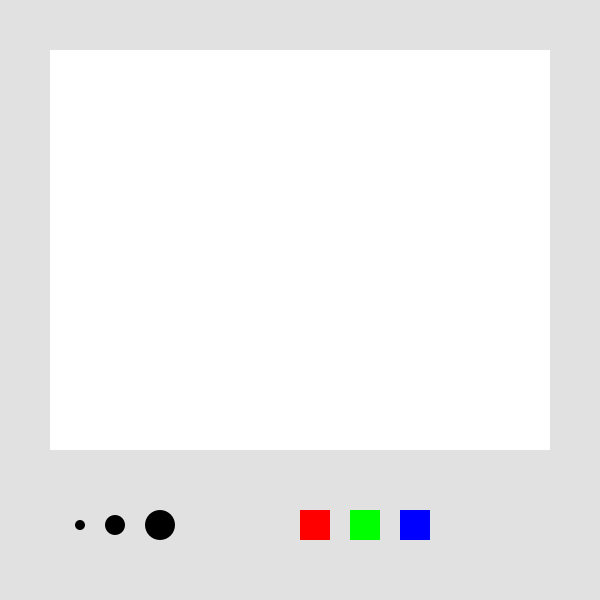
Frame 1 (no input)
Frame 60 (the mouse pressed at the canvas centre just before this capture): identical to frame 1, image omitted
Frame 120 (the mouse held since frame 60 and released just before this capture): identical to frame 1, image omitted

The Processing sketch that drew this single still picture (run headless with seeded random() and noise(); from frame 60 on, the mouse is pressed at the canvas centre):

// Processing sketch: sketch_04_eventos_e_interactividad
// ── sketch_04_eventos_e_interactividad.pde
//EVENTOS E INTERACTIVIDAD

//VARIABLES PARA NUESTRO LAPIZ
color colorLapiz;
int grosorLapiz;

void setup() {
  size(600, 600);
  background(225);

  colorLapiz = color(0);
  grosorLapiz = 1;

  //ZONA DE DIBUJO
  noStroke();
  rect(50, 50, 500, 400);

  //BOTONES GROSOR
  fill(0);
  circle(80, 525, 10);
  circle(115, 525, 20);
  circle(160, 525, 30);
  
  //BOTONES COLORES
  //fill(255, 0, 0);
  //square(300, 510, 30);
  fill(0, 255, 0);
  square(350, 510, 30);
  fill(0, 0, 255);
  square(400, 510, 30);
}

void draw() {
  // HOVER
  if (mouseX > 300 && mouseX < 330 && mouseY > 510 && mouseY < 540) { //Si el mouse se posiciona sobre el color rojo
    fill(255, 100, 100); //Se agrega transparencia
  } else {
    fill(255, 0, 0);
  }
  square(300, 510, 30);
}

void keyPressed() { //Se ejecuta cuando presiono una tecla del teclado
  if ( key == ' ') { //Si presiono la barra espaciadora
    background(255); //Limpio el lienzo
  }

  if ( key == 'r') {
    colorLapiz = color(255, 0, 0);
  }

  if ( key == 'g') {
    colorLapiz = color(0, 255, 0);
  }

  if ( key == 'b') {
    colorLapiz = color(0, 0, 255);
  }

  if (key == 'y') {
    colorLapiz = color(255, 255, 0);
  }

  if (key == 'c') {
    colorLapiz = color(0, 255, 255);
  }

  if (key == 'p') {
    colorLapiz = color(255, 0, 255);
  }

  if (key == '+') {
    grosorLapiz = grosorLapiz + 1;
  }

  if (key == '-') {
    grosorLapiz = grosorLapiz - 1;
  }
}

void keyReleased() {//Se ejecuta cuando suelto una tecla que estaba presionada
}

void mousePressed() {//Se ejecuta cuando hago click en el mouse
  println(mouseX, mouseY);

  //Comportamiento de botones para elegir el grosor del lapiz
  float d1 = dist(mouseX, mouseY, 80, 525);
  int r1 = 30 / 2;
  if (d1 < r1) {
    grosorLapiz = 2;
  }

  float d2 = dist(mouseX, mouseY, 115, 525);
  int r2 = 30 / 2;
  if (d2 < r2) {
    grosorLapiz = 4;
  }

  float d3 = dist(mouseX, mouseY, 160, 525);
  int r3 = 30 / 2;
  if (d3 < r3) {
    grosorLapiz = 6;
  }

  //Comportamiento de botones para elegir el color del lapiz
  if (mouseX > 300 && mouseY > 510 && mouseX < 330 && mouseX < 540) {
    colorLapiz = color(255, 0, 0);
  }

  if (mouseX > 350 && mouseY > 510 && mouseX < 380 && mouseX < 540) {
    colorLapiz = color(0, 255, 0);
  }

  if (mouseX > 400 && mouseY > 510 && mouseX < 430 && mouseX < 540) {
    colorLapiz = color(0, 0, 255);
  }
}

void mouseReleased() {//Se ejecuta cuando suelto el click del mouse
}

void mouseDragged() {//Estado que se ejecuta cuando mantengo apretado el mouse y lo arrastro en la pantalla
  if (mouseX > 50 && mouseY > 50 && mouseX < 550 && mouseY < 450) {
    stroke(colorLapiz);
    strokeWeight(grosorLapiz);
    line(mouseX, mouseY, pmouseX, pmouseY);
  }
}

void mouseClicked() {//Evento que se ejecuta cuando hago click y suelto en la misma posición
}
